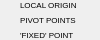
        <widget class="PyDMFrame" name="composite_7">
          <property name="geometry">
            <rect>
              <x>460</x>
              <y>41</y>
              <width>100</width>
              <height>40</height>
            </rect>
          </property>
          <property name="sizePolicy">
            <sizepolicy hsizetype="Ignored" vsizetype="Ignored">
              <horstretch>0</horstretch>
              <verstretch>0</verstretch>
            </sizepolicy>
          </property>
          <layout class="QGridLayout" name="gridLayout_8" columnstretch="10,10,80" rowstretch="10,1,4,10,5,10">
            <property name="leftMargin">
              <number>0</number>
            </property>
            <property name="topMargin">
              <number>0</number>
            </property>
            <property name="rightMargin">
              <number>0</number>
            </property>
            <property name="bottomMargin">
              <number>0</number>
            </property>
            <property name="horizontalSpacing">
              <number>0</number>
            </property>
            <property name="verticalSpacing">
              <number>0</number>
            </property>
            <item row="3" column="0">
              <widget class="PyDMDrawingEllipse" name="oval_11">
                <property name="geometry">
                  <rect>
                    <x>0</x>
                    <y>15</y>
                    <width>10</width>
                    <height>10</height>
                  </rect>
                </property>
                <property name="sizePolicy">
                  <sizepolicy hsizetype="Ignored" vsizetype="Ignored">
                    <horstretch>0</horstretch>
                    <verstretch>0</verstretch>
                  </sizepolicy>
                </property>
                <property name="brush" stdset="0">
                  <brush brushstyle="SolidPattern">
                    <color alpha="255">
                      <red>153</red>
                      <green>255</green>
                      <blue>255</blue>
                    </color>
                  </brush>
                </property>
                <property name="penStyle" stdset="0">
                  <enum>Qt::SolidLine</enum>
                </property>
                <property name="penColor" stdset="0">
                  <color>
                    <red>153</red>
                    <green>255</green>
                    <blue>255</blue>
                  </color>
                </property>
              </widget>
            </item>
            <item row="0" column="0" rowspan="2">
              <widget class="PyDMFrame" name="composite_8">
                <property name="geometry">
                  <rect>
                    <x>0</x>
                    <y>0</y>
                    <width>10</width>
                    <height>11</height>
                  </rect>
                </property>
                <property name="sizePolicy">
                  <sizepolicy hsizetype="Ignored" vsizetype="Ignored">
                    <horstretch>0</horstretch>
                    <verstretch>0</verstretch>
                  </sizepolicy>
                </property>
                <layout class="QGridLayout" name="gridLayout_9" columnstretch="10" rowstretch="11">
                  <property name="leftMargin">
                    <number>0</number>
                  </property>
                  <property name="topMargin">
                    <number>0</number>
                  </property>
                  <property name="rightMargin">
                    <number>0</number>
                  </property>
                  <property name="bottomMargin">
                    <number>0</number>
                  </property>
                  <property name="horizontalSpacing">
                    <number>0</number>
                  </property>
                  <property name="verticalSpacing">
                    <number>0</number>
                  </property>
                  <item row="1" column="1">
                    <widget class="PyDMDrawingRectangle" name="rectangle_4">
                      <property name="geometry">
                        <rect>
                          <x>460</x>
                          <y>41</y>
                          <width>10</width>
                          <height>10</height>
                        </rect>
                      </property>
                      <property name="sizePolicy">
                        <sizepolicy hsizetype="Ignored" vsizetype="Ignored">
                          <horstretch>0</horstretch>
                          <verstretch>0</verstretch>
                        </sizepolicy>
                      </property>
                      <property name="brush" stdset="0">
                        <brush brushstyle="NoBrush">
                          <color alpha="255">
                            <red>255</red>
                            <green>255</green>
                            <blue>255</blue>
                          </color>
                        </brush>
                      </property>
                      <property name="penStyle" stdset="0">
                        <enum>Qt::SolidLine</enum>
                      </property>
                      <property name="penColor" stdset="0">
                        <color>
                          <red>255</red>
                          <green>255</green>
                          <blue>255</blue>
                        </color>
                      </property>
                      <property name="penWidth" stdset="0">
                        <double>1</double>
                      </property>
                      <property name="penCapStyle" stdset="0">
                        <enum>Qt::FlatCap</enum>
                      </property>
                      <property name="rules" stdset="0">
                        <string>[{&quot;name&quot;: &quot;visibility&quot;, &quot;property&quot;: &quot;Visible&quot;, &quot;channels&quot;: [{&quot;channel&quot;: &quot;ca://${P}${T}.SX&quot;, &quot;trigger&quot;: true, &quot;use_enum&quot;: false}], &quot;expression&quot;: &quot;ch[0]!=0&quot;}]</string>
                      </property>
                      <property name="toolTip">
                        <string>rectangle_4</string>
                      </property>
                    </widget>
                  </item>
                  <item row="1" column="1">
                    <widget class="PyDMDrawingLine" name="polyline_33">
                      <property name="geometry">
                        <rect>
                          <x>461</x>
                          <y>46</y>
                          <width>9</width>
                          <height>1</height>
                        </rect>
                      </property>
                      <property name="sizePolicy">
                        <sizepolicy hsizetype="Ignored" vsizetype="Ignored">
                          <horstretch>0</horstretch>
                          <verstretch>0</verstretch>
                        </sizepolicy>
                      </property>
                      <property name="toolTip">
                        <string>polyline_33</string>
                      </property>
                      <property name="brush" stdset="0">
                        <brush brushstyle="NoBrush">
                          <color alpha="255">
                            <red>255</red>
                            <green>255</green>
                            <blue>255</blue>
                          </color>
                        </brush>
                      </property>
                      <property name="penStyle" stdset="0">
                        <enum>Qt::SolidLine</enum>
                      </property>
                      <property name="penColor" stdset="0">
                        <color>
                          <red>255</red>
                          <green>255</green>
                          <blue>255</blue>
                        </color>
                      </property>
                      <property name="penWidth" stdset="0">
                        <double>1</double>
                      </property>
                      <property name="penCapStyle" stdset="0">
                        <enum>Qt::FlatCap</enum>
                      </property>
                      <property name="rules" stdset="0">
                        <string>[{&quot;name&quot;: &quot;visibility&quot;, &quot;property&quot;: &quot;Visible&quot;, &quot;channels&quot;: [{&quot;channel&quot;: &quot;ca://${P}${T}.SX&quot;, &quot;trigger&quot;: true, &quot;use_enum&quot;: false}], &quot;expression&quot;: &quot;ch[0]!=0&quot;}]</string>
                      </property>
                      <property name="channel" stdset="0">
                        <string>ca://${P}${T}.SX</string>
                      </property>
                      <property name="penWidth" stdset="0">
                        <double>1</double>
                      </property>
                      <property name="penStyle" stdset="0">
                        <enum>Qt::SolidLine</enum>
                      </property>
                      <property name="penColor" stdset="0"/>
                      <property name="penCapStyle" stdset="0">
                        <enum>Qt::FlatCap</enum>
                      </property>
                    </widget>
                  </item>
                  <item row="1" column="1">
                    <widget class="PyDMDrawingLine" name="polyline_34">
                      <property name="geometry">
                        <rect>
                          <x>465</x>
                          <y>42</y>
                          <width>1</width>
                          <height>10</height>
                        </rect>
                      </property>
                      <property name="sizePolicy">
                        <sizepolicy hsizetype="Ignored" vsizetype="Ignored">
                          <horstretch>0</horstretch>
                          <verstretch>0</verstretch>
                        </sizepolicy>
                      </property>
                      <property name="toolTip">
                        <string>polyline_34</string>
                      </property>
                      <property name="brush" stdset="0">
                        <brush brushstyle="NoBrush">
                          <color alpha="255">
                            <red>255</red>
                            <green>255</green>
                            <blue>255</blue>
                          </color>
                        </brush>
                      </property>
                      <property name="penStyle" stdset="0">
                        <enum>Qt::SolidLine</enum>
                      </property>
                      <property name="penColor" stdset="0">
                        <color>
                          <red>255</red>
                          <green>255</green>
                          <blue>255</blue>
                        </color>
                      </property>
                      <property name="penWidth" stdset="0">
                        <double>1</double>
                      </property>
                      <property name="penCapStyle" stdset="0">
                        <enum>Qt::FlatCap</enum>
                      </property>
                      <property name="rules" stdset="0">
                        <string>[{&quot;name&quot;: &quot;visibility&quot;, &quot;property&quot;: &quot;Visible&quot;, &quot;channels&quot;: [{&quot;channel&quot;: &quot;ca://${P}${T}.SX&quot;, &quot;trigger&quot;: true, &quot;use_enum&quot;: false}], &quot;expression&quot;: &quot;ch[0]!=0&quot;}]</string>
                      </property>
                      <property name="channel" stdset="0">
                        <string>ca://${P}${T}.SX</string>
                      </property>
                      <property name="penWidth" stdset="0">
                        <double>1</double>
                      </property>
                      <property name="penStyle" stdset="0">
                        <enum>Qt::SolidLine</enum>
                      </property>
                      <property name="penColor" stdset="0"/>
                      <property name="penCapStyle" stdset="0">
                        <enum>Qt::FlatCap</enum>
                      </property>
                    </widget>
                  </item>
                </layout>
              </widget>
            </item>
            <item row="5" column="0">
              <widget class="PyDMDrawingEllipse" name="oval_12">
                <property name="geometry">
                  <rect>
                    <x>0</x>
                    <y>30</y>
                    <width>10</width>
                    <height>10</height>
                  </rect>
                </property>
                <property name="sizePolicy">
                  <sizepolicy hsizetype="Ignored" vsizetype="Ignored">
                    <horstretch>0</horstretch>
                    <verstretch>0</verstretch>
                  </sizepolicy>
                </property>
                <property name="brush" stdset="0">
                  <brush brushstyle="SolidPattern">
                    <color alpha="255">
                      <red>251</red>
                      <green>243</green>
                      <blue>74</blue>
                    </color>
                  </brush>
                </property>
                <property name="penStyle" stdset="0">
                  <enum>Qt::SolidLine</enum>
                </property>
                <property name="penColor" stdset="0">
                  <color>
                    <red>251</red>
                    <green>243</green>
                    <blue>74</blue>
                  </color>
                </property>
              </widget>
            </item>
            <item row="3" column="2">
              <widget class="QLabel" name="text_21">
                <property name="geometry">
                  <rect>
                    <x>20</x>
                    <y>15</y>
                    <width>80</width>
                    <height>10</height>
                  </rect>
                </property>
                <property name="sizePolicy">
                  <sizepolicy hsizetype="Ignored" vsizetype="Ignored">
                    <horstretch>0</horstretch>
                    <verstretch>0</verstretch>
                  </sizepolicy>
                </property>
                <property name="text">
                  <string>PIVOT POINTS</string>
                </property>
                <property name="font">
                  <font>
                    <pointsize>6</pointsize>
                  </font>
                </property>
                <property name="brush" stdset="0">
                  <brush brushstyle="SolidPattern">
                    <color alpha="255">
                      <red>0</red>
                      <green>0</green>
                      <blue>0</blue>
                    </color>
                  </brush>
                </property>
                <property name="toolTip">
                  <string>text_21</string>
                </property>
                <property name="alignment">
                  <set>Qt::AlignLeading|Qt::AlignLeft|Qt::AlignVCenter</set>
                </property>
                <property name="styleSheet">
                  <string notr="true">QLabel#text_21 {
  color: rgb(0, 0, 0);
  }</string>
                </property>
              </widget>
            </item>
            <item row="0" column="2">
              <widget class="QLabel" name="text_22">
                <property name="geometry">
                  <rect>
                    <x>20</x>
                    <y>0</y>
                    <width>80</width>
                    <height>10</height>
                  </rect>
                </property>
                <property name="sizePolicy">
                  <sizepolicy hsizetype="Ignored" vsizetype="Ignored">
                    <horstretch>0</horstretch>
                    <verstretch>0</verstretch>
                  </sizepolicy>
                </property>
                <property name="text">
                  <string>LOCAL ORIGIN</string>
                </property>
                <property name="font">
                  <font>
                    <pointsize>6</pointsize>
                  </font>
                </property>
                <property name="brush" stdset="0">
                  <brush brushstyle="SolidPattern">
                    <color alpha="255">
                      <red>0</red>
                      <green>0</green>
                      <blue>0</blue>
                    </color>
                  </brush>
                </property>
                <property name="toolTip">
                  <string>text_22</string>
                </property>
                <property name="alignment">
                  <set>Qt::AlignLeading|Qt::AlignLeft|Qt::AlignVCenter</set>
                </property>
                <property name="styleSheet">
                  <string notr="true">QLabel#text_22 {
  color: rgb(0, 0, 0);
  }</string>
                </property>
              </widget>
            </item>
            <item row="5" column="2">
              <widget class="QLabel" name="text_23">
                <property name="geometry">
                  <rect>
                    <x>20</x>
                    <y>30</y>
                    <width>80</width>
                    <height>10</height>
                  </rect>
                </property>
                <property name="sizePolicy">
                  <sizepolicy hsizetype="Ignored" vsizetype="Ignored">
                    <horstretch>0</horstretch>
                    <verstretch>0</verstretch>
                  </sizepolicy>
                </property>
                <property name="text">
                  <string>'FIXED' POINT</string>
                </property>
                <property name="font">
                  <font>
                    <pointsize>6</pointsize>
                  </font>
                </property>
                <property name="brush" stdset="0">
                  <brush brushstyle="SolidPattern">
                    <color alpha="255">
                      <red>0</red>
                      <green>0</green>
                      <blue>0</blue>
                    </color>
                  </brush>
                </property>
                <property name="toolTip">
                  <string>text_23</string>
                </property>
                <property name="alignment">
                  <set>Qt::AlignLeading|Qt::AlignLeft|Qt::AlignVCenter</set>
                </property>
                <property name="styleSheet">
                  <string notr="true">QLabel#text_23 {
  color: rgb(0, 0, 0);
  }</string>
                </property>
              </widget>
            </item>
          </layout>
        </widget>
